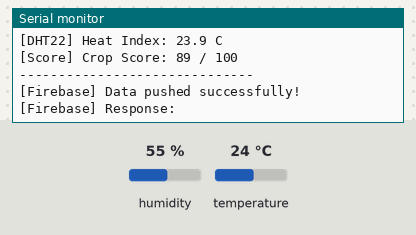
Recording of a sketch running on a simulated ESP8266 (NodeMCU). Shown: the last lines printed to the serial monitor. The inputs (shaded band) are chosen by the test bench; at power-on: humidity 55 %, temperature 24 °C. WiFi joins after 1.5 s; servers stay silent unless stated; uploads are accepted with an empty reply.

Above: at 6.4 s.
6.5 s: humidity set to 22 %
At 15.9 s:
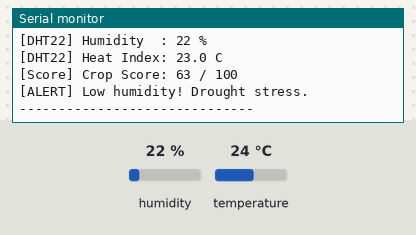
17.1 s: temperature set to 41 °C
At 26.3 s:
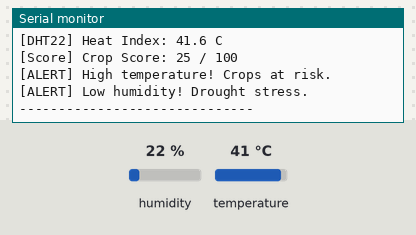
27.5 s: humidity set to 88 %
At 36.71 s:
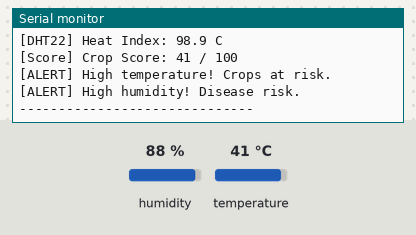
Timing chart, 0 to 38.2 s (numbered marks = the images above; inputs shaded):
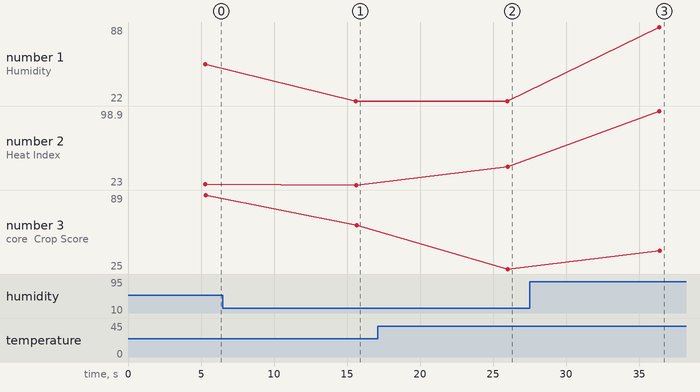

The sketch:

mvsr_iot_monitor__2_.ino
```cpp
#include <ESP8266WiFi.h>
#include <ESP8266HTTPClient.h>
#include <WiFiClientSecure.h>
#include <DHT.h>
#include <ArduinoJson.h>

// ── CHANGE ONLY THESE 2 LINES ─────────────────────────────────
#define WIFI_SSID     "Dotspot"
#define WIFI_PASSWORD "abcd1234"
// ──────────────────────────────────────────────────────────────

#define FIREBASE_HOST "iot-sensor-monitor-327e9-default-rtdb.firebaseio.com"
#define FIREBASE_AUTH "AIzaSyD19iohWC2iLpcrjPsQEnCElIyRSRPHeYY"

#define DHTPIN  D4
#define DHTTYPE DHT22
#define READ_INTERVAL_MS 10000

DHT dht(DHTPIN, DHTTYPE);

float calcHeatIndex(float tempC, float humidity) {
  float tempF = tempC * 9.0 / 5.0 + 32.0;
  float hi = 0.5 * (tempF + 61.0 + ((tempF - 68.0) * 1.2) + (humidity * 0.094));
  if (hi > 79) {
    hi = -42.379
       + 2.04901523  * tempF
       + 10.14333127 * humidity
       - 0.22475541  * tempF * humidity
       - 0.00683783  * tempF * tempF
       - 0.05481717  * humidity * humidity
       + 0.00122874  * tempF * tempF * humidity
       + 0.00085282  * tempF * humidity * humidity
       - 0.00000199  * tempF * tempF * humidity * humidity;
  }
  return (hi - 32.0) * 5.0 / 9.0;
}

void connectWiFi() {
  WiFi.persistent(false);
  WiFi.mode(WIFI_STA);
  WiFi.disconnect(true);
  delay(1000);

  // Let DHCP assign IP automatically (static IP removed)
  WiFi.config(0U, 0U, 0U);

  Serial.print("\n[WiFi] MAC Address : ");
  Serial.println(WiFi.macAddress());
  Serial.print("[WiFi] Connecting to: ");
  Serial.println(WIFI_SSID);

  WiFi.begin(WIFI_SSID, WIFI_PASSWORD);

  int attempts = 0;
  while (WiFi.status() != WL_CONNECTED) {
    delay(500);
    Serial.print(".");
    attempts++;

    if (attempts % 10 == 0) {
      int s = WiFi.status();
      Serial.print(" [status:");
      Serial.print(s);
      Serial.print("] ");

      // Print human-readable status
      if (s == WL_CONNECT_FAILED)   Serial.print("(CONNECT_FAILED - wrong password?) ");
      if (s == WL_NO_SSID_AVAIL)    Serial.print("(SSID not found) ");
      if (s == WL_CONNECTION_LOST)  Serial.print("(CONNECTION_LOST) ");
      if (s == WL_DISCONNECTED)     Serial.print("(DISCONNECTED) ");

      // Every 20 attempts, retry with a fresh begin
      if (attempts % 20 == 0) {
        Serial.println("\n[WiFi] Retrying connection...");
        WiFi.disconnect(true);
        delay(1000);
        WiFi.begin(WIFI_SSID, WIFI_PASSWORD);
      }
    }

    if (attempts > 60) {
      Serial.println("\n[WiFi] Could not connect after 60 attempts. Restarting ESP...");
      delay(1000);
      ESP.restart();
    }
  }

  Serial.println("\n[WiFi] Connected!");
  Serial.print("[WiFi] IP Address : "); Serial.println(WiFi.localIP());
  Serial.print("[WiFi] Gateway    : "); Serial.println(WiFi.gatewayIP());
  Serial.print("[WiFi] Subnet     : "); Serial.println(WiFi.subnetMask());
  Serial.print("[WiFi] Signal     : "); Serial.print(WiFi.RSSI()); Serial.println(" dBm");
}

void pushToFirebase(float temp, float hum, float heatIdx) {
  if (WiFi.status() != WL_CONNECTED) {
    Serial.println("[Firebase] No Wi-Fi, skipping push.");
    return;
  }

  StaticJsonDocument<256> doc;
  doc["temp"]      = String(temp, 1);
  doc["hum"]       = String(hum, 0);
  doc["heatIndex"] = String(heatIdx, 1);
  doc["timestamp"] = millis();
  doc["sensor"]    = "DHT22";
  doc["location"]  = "MVSR-AgriLab";

  String payload;
  serializeJson(doc, payload);

  String url = "https://" + String(FIREBASE_HOST)
             + "/iot_readings.json?auth=" + String(FIREBASE_AUTH);

  WiFiClientSecure client;
  client.setInsecure();

  HTTPClient http;
  if (!http.begin(client, url)) {
    Serial.println("[Firebase] http.begin() failed!");
    return;
  }

  http.addHeader("Content-Type", "application/json");
  http.setTimeout(10000);

  int code = http.POST(payload);

  if (code == 200 || code == 201) {
    Serial.println("[Firebase] Data pushed successfully!");
    Serial.print("[Firebase] Response: ");
    Serial.println(http.getString());
  } else if (code < 0) {
    Serial.print("[Firebase] Connection error: ");
    Serial.println(http.errorToString(code));
  } else {
    Serial.print("[Firebase] Server error. HTTP code: ");
    Serial.println(code);
  }
  http.end();
}

void setup() {
  Serial.begin(9600);   // Changed from 9600 to 115200 for faster/cleaner output
  delay(500);
  Serial.println("\n========================================");
  Serial.println("  MVSR IoT Monitor - DHT22 + Firebase  ");
  Serial.println("========================================");

  dht.begin();
  delay(2000);

  connectWiFi();
  Serial.println("[System] Ready! Reading every 10 seconds.\n");
}

void loop() {
  if (WiFi.status() != WL_CONNECTED) {
    Serial.println("[WiFi] Connection lost. Reconnecting...");
    connectWiFi();
  }

  float hum  = dht.readHumidity();
  float temp = dht.readTemperature();

  if (isnan(hum) || isnan(temp)) {
    Serial.println("[DHT22] Read failed! Check wiring on pin D4.");
    delay(2000);
    return;
  }

  float heat = calcHeatIndex(temp, hum);
  int score  = constrain((int)(100 - abs(temp - 25) * 2.5 - abs(hum - 65) * 0.8), 0, 100);

  Serial.println("------------------------------");
  Serial.print("[DHT22] Temp      : "); Serial.print(temp, 1); Serial.println(" C");
  Serial.print("[DHT22] Humidity  : "); Serial.print(hum,  0); Serial.println(" %");
  Serial.print("[DHT22] Heat Index: "); Serial.print(heat, 1); Serial.println(" C");
  Serial.print("[Score] Crop Score: "); Serial.print(score);   Serial.println(" / 100");

  if (temp > 35) Serial.println("[ALERT] High temperature! Crops at risk.");
  if (hum  > 85) Serial.println("[ALERT] High humidity! Disease risk.");
  if (hum  < 30) Serial.println("[ALERT] Low humidity! Drought stress.");
  Serial.println("------------------------------");

  pushToFirebase(temp, hum, heat);

  delay(READ_INTERVAL_MS);
}
```

Measured:
- after the input at 6.5 s, the serial monitor: prints a new line after 9.1 s (image 1)
- after the input at 17.1 s, the serial monitor: prints a new line after 8.9 s (image 2)
- after the input at 27.5 s, the serial monitor: prints a new line after 8.9 s (image 3)
- plotted number 1: 22 → 88 after the input at 27.5 s
- plotted number 2: 23.9 → 23 after the input at 6.5 s, 23 → 41.6 after the input at 17.1 s, 41.6 → 98.9 after the input at 27.5 s
- plotted number 3: 89 → 63 after the input at 6.5 s, 63 → 25 after the input at 17.1 s
